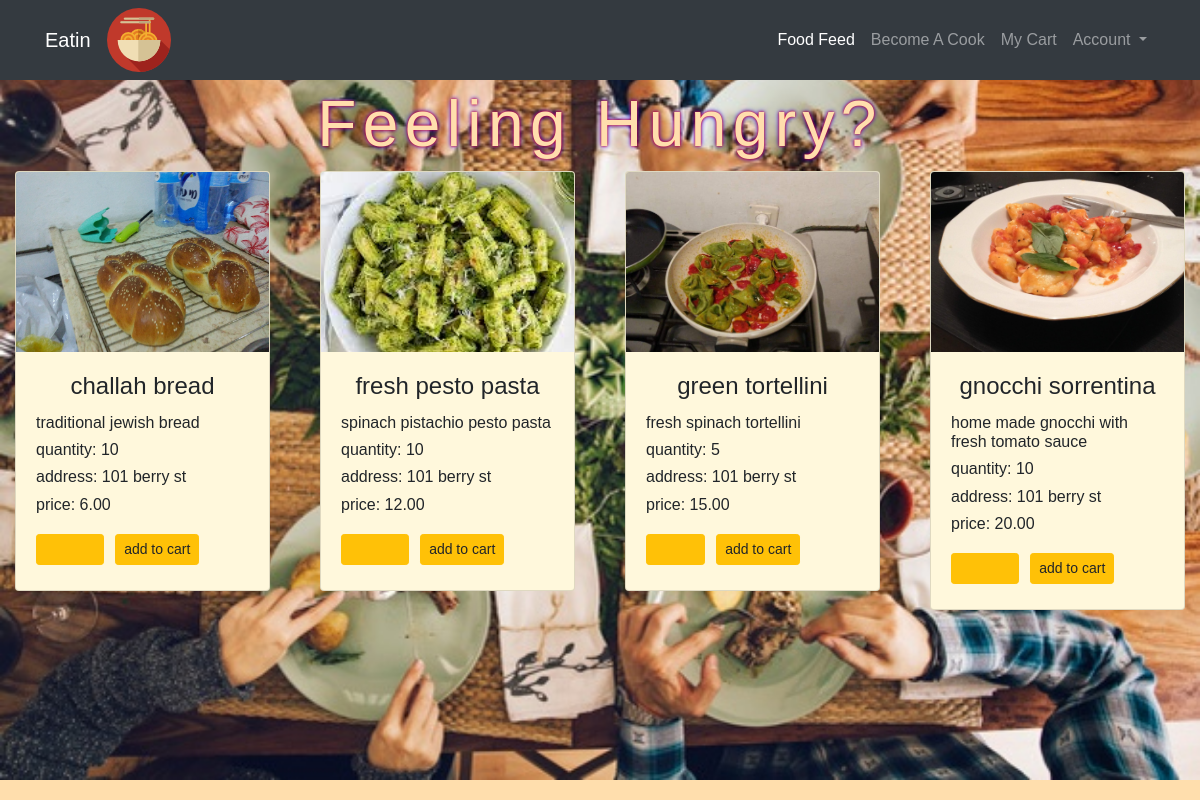
/feed/, run on the app's committed database.
### cook/models.py (models this page shows)
class Food(models.Model):
    user = models.ForeignKey(User,
    on_delete = models.CASCADE
    )
    title = models.CharField(max_length=20,null=True)
    description = models.CharField(max_length=100)
    price = models.DecimalField(max_digits=4, decimal_places=2,blank=False,null=False)
    created_at = models.DateTimeField(auto_now_add=True)
    updated_at = models.DateTimeField(auto_now=True)
    quantity = models.IntegerField(blank=False,null=False)
    image = models.ImageField(upload_to = 'images/',default=None,blank=True)
    category = models.CharField(
        max_length=50,
        default='OTHER',
        null=False,
        choices=  [
            ('ITALIAN', 'Italian'),
            ('DESERT', 'Desert'),
            ('BEVERAGES', 'Beverages'),
            ('THAI', 'Thai'),
            ('SUSHI', 'Sushi'),
            ('INADIAN', 'Indian'),
            ('MEDITERRANEAN','Mediterranean'),
            ('CHINESE','Chinese'),
            ('AMERICAN','American'),
            ('VIETNAMESE','Vietnamese'),
            ('GLUTEN-FREE','Gluten-Free'),
            ('VEGAN','Vegan'),
            ('SALAD','Salad'),
            ('ASIAN','Asian'),
            ('SOUP','Soup'),
            ('GREEK','Greek'),
            ('JAPANESE','Japanese'),
            ('HOME-COOKING','Home-Cooking'),
            ('OTHER','Other')
            ]
    )

### accounts/models.py (models this page shows)
class Profile(models.Model):
    user = models.OneToOneField(User,
    on_delete = models.CASCADE,
    primary_key=True,
    )
    address = models.CharField(max_length=80,default=None,null=True)
    Type = models.CharField(
        max_length=10,
        default='EATER',
        null=False,
        choices=  [
            ('COOK', 'Cook'),
            ('EATER', 'Eater'),
            ('BOTH', 'Both'),
            ]
    )

### feed/views.py (the view)
# urls.py: path('', views.display_feed, name='display_feed'),
def display_feed(request):
    if request.method == 'GET' or request.method == 'POST':
        foods = Food.objects.filter(quantity__gt=0)
        for food in foods:
            print(food.quantity)
        foods_desc = foods.order_by('-created_at')
        return render(request,'feed/index.html',{'all_foods':foods_desc})

### feed/templates/feed/index.html (shortened to what this page needs)
{% extends 'base.html' %}
{% load static %}
{% block content %}
<link rel="stylesheet" type="text/css" href="{% static 'feed/style.css' %}">
<div class="bg-img">
  <h1 class="container feed_title">Feeling Hungry?<h1>
      <div class="card-columns d-flex">
        {% for food in all_foods %}
        <div class="container-fluid">
          <div class="row">
            <div class="col-md d-flex">
              <div class="card">
                <div class="img-square-wrapper">
                  <img class="card-img-top" src="http://127.0.0.1:8000/media/{{food.image}}" alt="{{food.title}}">
                  <div class="card-body text-center">
                    <h4 class="card-title">{{food.title}}</h4>
                    <h6 class="card-text text-left">{{food.description}}</h6>
                    <h6 class="card-text text-left">quantity: {{food.quantity}}</h6>
                    <h6 class="card-text text-left">address: {{food.user.profile.address}}</h6>
                    <h6 class="card-text text-left">price: {{food.price}}</h6>
                    <div class="card-text text-left">
                      <form action="{% url 'add_to_cart' %}" method="POST">
                        <input type="number" class="btn btn-warning btn-sm" name="quantity" min="1" max="{{food.quantity}}">
                        <input type="submit" class="btn btn-warning btn-sm" value="add to cart">
                      </form>
                    </div>
                  </div>
                </div>
              </div>
            </div>
          </div>
        </div>
        {% endfor %}
        {% endblock %}

### static/eatin/style.css (style rules this page uses)
body { background-color: NavajoWhite; font-family: "Copperplate","Comic Sans MS","Arial"; }

### feed/static/feed/style.css (style rules this page uses)
.feed_title { text-align: center; font-family: 'Copperplate', 'Arial'; font-size: 4em; letter-spacing: 0.1em; display: block; font-style:normal; padding-top: 0.1em; text-shadow: 0 0 3px #FF0000, 0 0 5px #0000FF; color: NavajoWhite; }
.card { background-color: Cornsilk; }
.card-img-top { width:100%; height: 15vw; object-fit: cover; }
.bg-img { background-image: url("/media/images/dinnerTable.jpg"); min-height: 700px; background-position: bottom left; background-repeat: no-repeat; background-size: cover; position: sticky; }

### data on the page
Food: image (picture), title "challah bread", description "traditional jewish bread", quantity "10", user.profile.address "101 berry st", price "6.00"
Food: image (picture), title "fresh pesto pasta", description "spinach pistachio pesto pasta", quantity "10", user.profile.address "101 berry st", price "12.00"
Food: image (picture), title "green tortellini", description "fresh spinach tortellini", quantity "5", user.profile.address "101 berry st", price "15.00"
Food: image (picture), title "gnocchi sorrentina", description "home made gnocchi with fresh tomato sauce", quantity "10", user.profile.address "101 berry st", price "20.00"
